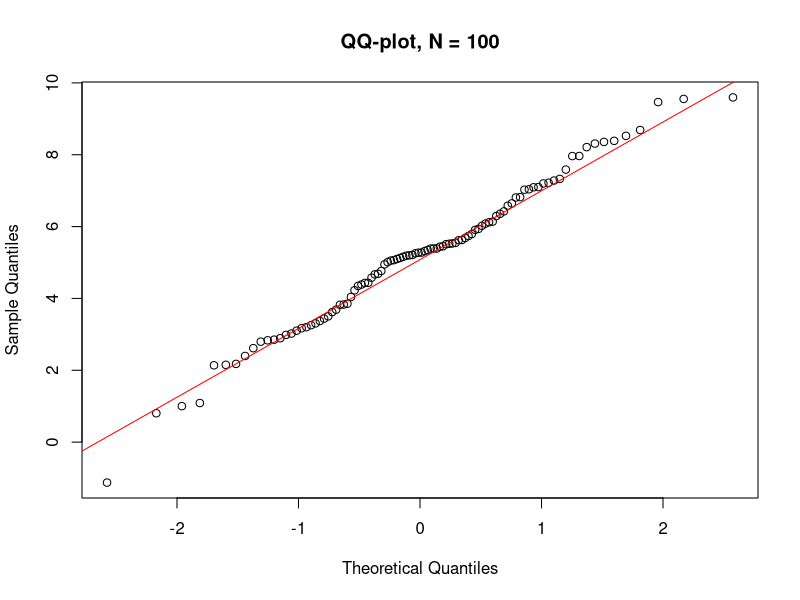
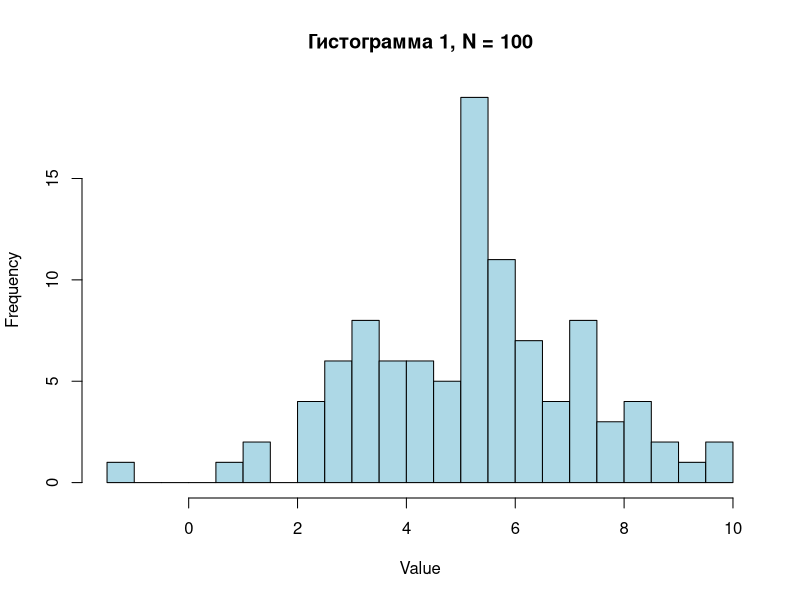
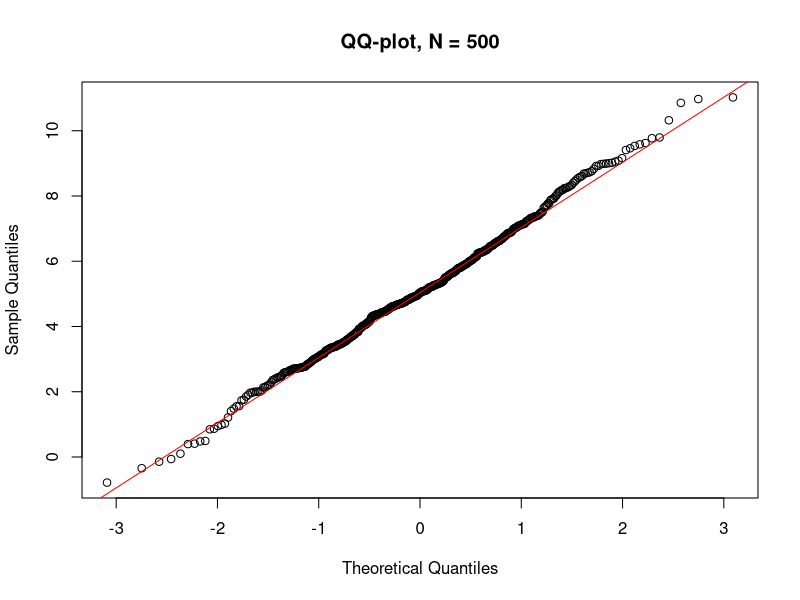
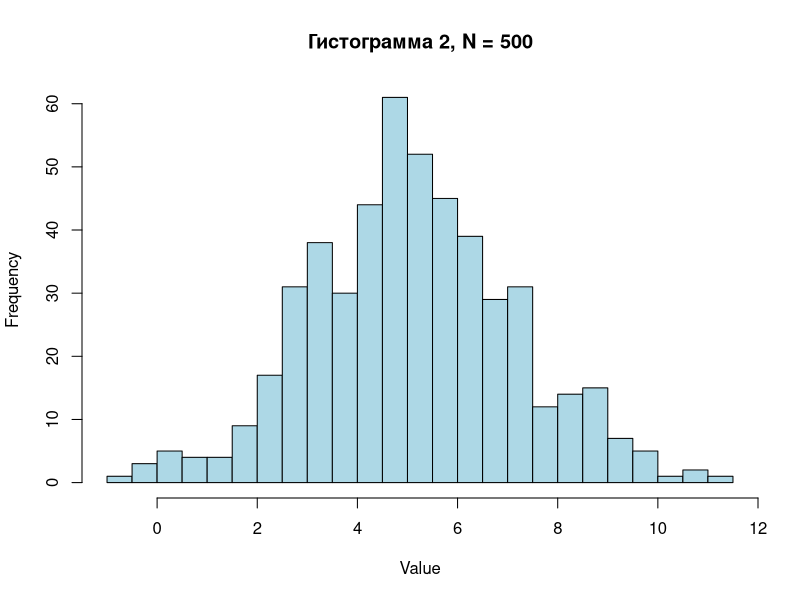
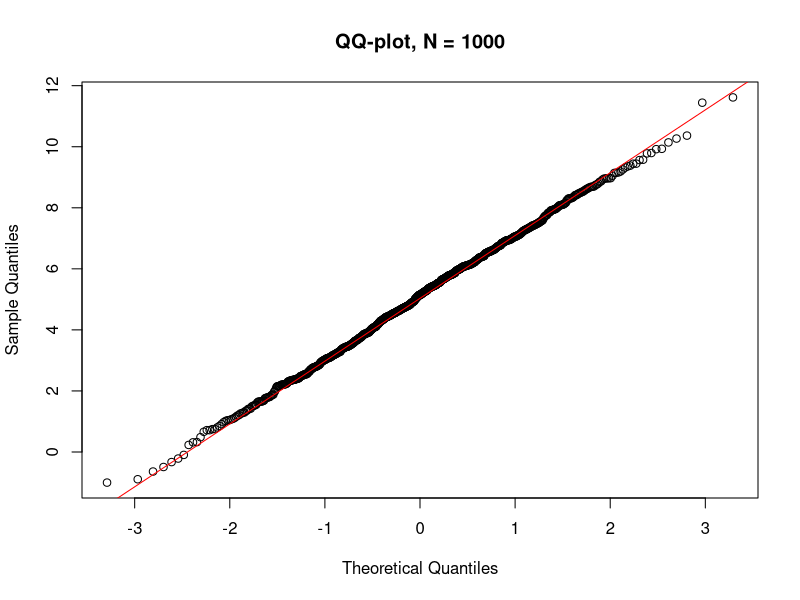
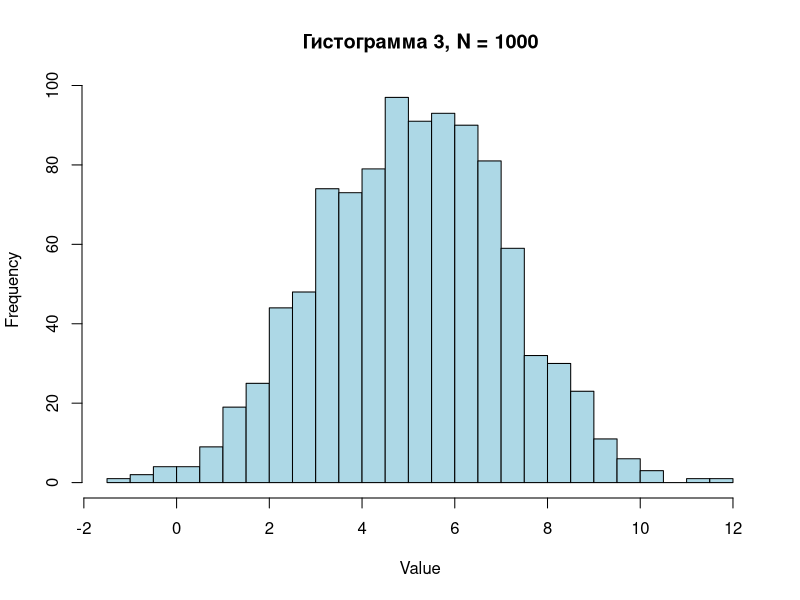
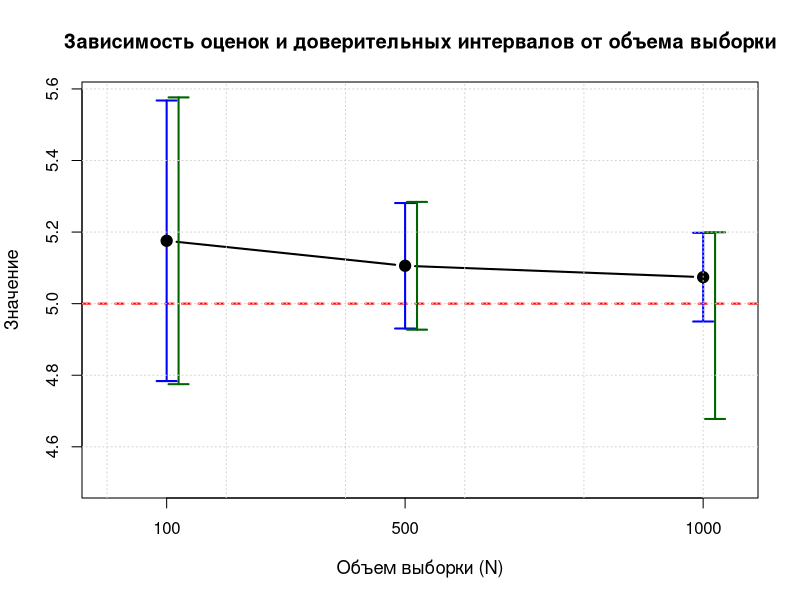

Reproduce these figures in R, in order. (Note: this script raises an error after producing the figures.)
#1. Сгенерировать выборки объема N (N = 100, 500, 1000) из нормального распределения с одинаковыми параметрами. Параметры задать самостоятельно
rm(list = ls())
N1 <- 100;
N2 <- 500;
N3 <- 1000;
a <- 5  # Математическое ожидание
sigma <- 2  # Стандартное отклонение
sample_1 <- rnorm(N1, mean = a, sd = sigma)
sample_2 <- rnorm(N2, mean = a, sd = sigma)
sample_3 <- rnorm(N3, mean = a, sd = sigma)
#2. Построить квантильные графики (qqplot) и гистограммы для построенных выборок.
qqnorm(sample_1, main = paste("QQ-plot, N =", N1))
qqline(sample_1, col = "red")
hist(sample_1, breaks = 30, main = paste("Гистограмма 1, N =", N1), xlab = "Value", col = "lightblue")

qqnorm(sample_2, main = paste("QQ-plot, N =", N2))
qqline(sample_2, col = "red")
hist(sample_2, breaks = 30, main = paste("Гистограмма 2, N =", N2), xlab = "Value", col = "lightblue")

qqnorm(sample_3, main = paste("QQ-plot, N =", N3))
qqline(sample_3, col = "red")
hist(sample_3, breaks = 30, main = paste("Гистограмма 3, N =", N3), xlab = "Value", col = "lightblue")

#3. Найти оценки числовых характеристик (выборочные среднее, дисперсию, СКО).
mean_est_1 <- mean(sample_1)
var_est_1 <- var(sample_1)
sd_est_1 <- sd(sample_1)
cat("N =", N1, "\n")
cat("Выборочное среднее:", mean_est_1, "\n")
cat("Выборочная дисперсия:", var_est_1, "\n")
cat("Выборочное СКО:", sd_est_1, "\n\n")

mean_est_2 <- mean(sample_2)
var_est_2 <- var(sample_2)
sd_est_2 <- sd(sample_2)
cat("N =", N2, "\n")
cat("Выборочное среднее:", mean_est_2, "\n")
cat("Выборочная дисперсия:", var_est_2, "\n")
cat("Выборочное СКО:", sd_est_2, "\n\n")

mean_est_3 <- mean(sample_3)
var_est_3 <- var(sample_3)
sd_est_3 <- sd(sample_3)
cat("N =", N3, "\n")
cat("Выборочное среднее:", mean_est_3, "\n")
cat("Выборочная дисперсия:", var_est_3, "\n")
cat("Выборочное СКО:", sd_est_3, "\n\n")

#4. Построить доверительные интервалы для математического ожидания при известном значении дисперсии на уровне значимости α = 0,05.
alpha <- 0.05
z_critical <- qnorm(1 - alpha/2)
#N = 100
sample_1_mean <- mean(sample_1)

se_known <- sigma / sqrt(N1)
# Границы доверительного интервала
lower_1 <- sample_1_mean - z_critical * se_known
upper_1 <- sample_1_mean + z_critical * se_known
  
cat(paste("Выборка объема N =", N1, ":\n"))
cat(paste("  Точечная оценка (выборочное среднее):", round(sample_1_mean, 4), "\n"))
cat(paste("  Доверительный интервал: [", round(lower_1, 4), ";", round(upper_1, 4), "]\n"))
  
if (lower_1 <= a && a <= upper_1) {
  cat("  Результат: Истинное значение a =", a, "попадает в интервал\n\n")
}else {
  cat("  Результат: Истинное значение a =", a, "НЕ попадает в интервал\n\n")}
# N = 500
sample_2_mean <- mean(sample_2)

se_known <- sigma / sqrt(N2)
# Границы доверительного интервала
lower_2 <- sample_2_mean - z_critical * se_known
upper_2 <- sample_2_mean + z_critical * se_known

ci_known2_lower <- lower_2
ci_known2_upper <- upper_2

cat(paste("Выборка объема N =", N2, ":\n"))
cat(paste("  Точечная оценка (выборочное среднее):", round(sample_2_mean, 4), "\n"))
cat(paste("  Доверительный интервал: [", round(lower_2, 4), ";", round(upper_2, 4), "]\n"))

if (lower_2 <= a && a <= upper_2) {
  cat("  Результат: Истинное значение a =", a, "попадает в интервал\n\n")
}else {
  cat("  Результат: Истинное значение a =", a, "НЕ попадает в интервал\n\n")}
# N = 1000
sample_3_mean <- mean(sample_3)

se_known <- sigma / sqrt(N3)
# Границы доверительного интервала
lower_3 <- sample_3_mean - z_critical * se_known
upper_3 <- sample_3_mean + z_critical * se_known

cat(paste("Выборка объема N =", N3, ":\n"))
cat(paste("  Точечная оценка (выборочное среднее):", round(sample_3_mean, 4), "\n"))
cat(paste("  Доверительный интервал: [", round(lower_3, 4), ";", round(upper_3, 4), "]\n"))

if (lower_3 <= a && a <= upper_3) {
  cat("  Результат: Истинное значение a =", a, "попадает в интервал\n\n")
}else {
  cat("  Результат: Истинное значение a =", a, "НЕ попадает в интервал\n\n")}

#Построить доверительные интервалы для математического ожидания при неизвестном значении дисперсии (оцененном по выборке) на уровне значимости α = 0,05.
#N = 100
# Квантиль распределения Стьюдента с (N-1) степенями свободы
t_crit <- qt(1 - alpha/2, df = N1 - 1)

se_unknown_1 <- sd_est_1 / sqrt(N1)

unknown_lower_1 <- mean_est_1 - t_crit * se_unknown_1
unknown_upper_1 <- mean_est_1 + t_crit * se_unknown_1

cat(paste("  Квантиль Стьюдента t_{", N1-1, ", 1-α/2} =", round(t_crit, 4), "\n"))
cat(paste("  Доверительный интервал: [", round(unknown_lower_1, 4), ";", round(unknown_upper_1, 4), "]\n"))

if (unknown_lower_1 <= a && a <= unknown_upper_1) {
  cat("  Результат: Истинное значение a =", a, "попадает в интервал\n\n")
} else {
  cat("  Результат: Истинное значение a =", a, "НЕ попадает в интервал\n\n")
}

#N = 500
# Квантиль распределения Стьюдента с (N-1) степенями свободы
t_crit <- qt(1 - alpha/2, df = N2 - 1)

se_unknown_2 <- sd_est_2 / sqrt(N2)

unknown_lower_2 <- mean_est_2 - t_crit * se_unknown_2
unknown_upper_2 <- mean_est_2 + t_crit * se_unknown_2

cat(paste("  Квантиль Стьюдента t_{", N2-1, ", 1-α/2} =", round(t_crit, 4), "\n"))
cat(paste("  Доверительный интервал: [", round(unknown_lower_2, 4), ";", round(unknown_upper_2, 4), "]\n"))

if (unknown_lower_2 <= a && a <= unknown_upper_2) {
  cat("  Результат: Истинное значение a =", a, "попадает в интервал\n\n")
} else {
  cat("  Результат: Истинное значение a =", a, "НЕ попадает в интервал\n\n")
}

#N = 1000
# Квантиль распределения Стьюдента с (N-1) степенями свободы
t_crit <- qt(1 - alpha/2, df = N3 - 1)

se_unknown_3 <- sd_est_3 / sqrt(N3)

unknown_lower_3 <- mean_est_3 - t_crit * se_unknown_1
unknown_upper_3 <- mean_est_3 + t_crit * se_unknown_3

cat(paste("  Квантиль Стьюдента t_{", N3-1, ", 1-α/2} =", round(t_crit, 4), "\n"))
cat(paste("  Доверительный интервал: [", round(unknown_lower_3, 4), ";", round(unknown_upper_3, 4), "]\n"))

if (unknown_lower_3 <= a && a <= unknown_upper_3) {
  cat("  Результат: Истинное значение a =", a, "попадает в интервал\n\n")
} else {
  cat("  Результат: Истинное значение a =", a, "НЕ попадает в интервал\n\n")
}
#Построить график зависимости точечных оценок математического ожидания, а также левых и правых границ доверительных интервалов от объема выборки (на одном рисунке).
N <- c(N1, N2, N3)
mean_vector <- c(mean_est_1, mean_est_2, mean_est_3)

known_lower <- c(lower_1, lower_2, lower_3)
known_upper <- c(upper_1, upper_2, upper_3)

unknown_lower <- c(unknown_lower_1, unknown_lower_2, unknown_lower_3)
unknown_upper <- c(unknown_upper_1, unknown_upper_2, unknown_upper_3)

y_min <- min(known_lower, unknown_lower, mean_vector, a - 0.5)
y_max <- max(known_upper, unknown_upper, mean_vector, a + 0.5)
plot(N, mean_vector, 
     type = "b",          
     pch = 19,             
     col = "black", 
     lwd = 2,
     xlab = "Объем выборки (N)", 
     ylab = "Значение",
     main = "Зависимость оценок и доверительных интервалов от объема выборки",
     ylim = c(y_min, y_max),
     xlim = c(0, max(N) + 50),
     xaxt = "n",
     cex.main = 1.2,
     cex.lab = 1.1,
     cex.axis = 1)
axis(1, at = N, labels = N)

# Добавляем горизонтальную линию для истинного значения
abline(h = a, col = "red", lwd = 2, lty = 2)

# Добавляем доверительные интервалы для известной дисперсии
arrows(x0 = N, y0 = known_lower, 
       x1 = N, y1 = known_upper,
       angle = 90, code = 3, length = 0.1, col = "blue", lwd = 2)
arrows(x0 = N + 20, y0 = unknown_lower, 
       x1 = N + 20, y1 = unknown_upper,
       angle = 90, code = 3, length = 0.1, col = "darkgreen", lwd = 2)
points(N, mean_vector, pch = 19, col = "black", cex = 1.5)
grid()

windows()

width_known <- known_upper - known_lower
width_unknown <- unknown_upper - unknown_lower

#график ширины интервалов
plot(N, width_known, 
     type = "b", 
     pch = 19, 
     col = "blue", 
     lwd = 2,
     xlab = "Объем выборки (N)", 
     ylab = "Ширина доверительного интервала",
     main = "Зависимость ширины доверительных интервалов от объема выборки",
     ylim = c(0, max(width_known, width_unknown) * 1.1),
     xaxt = "n",
     cex.main = 1.2,
     cex.lab = 1.1)
axis(1, at = N, labels = N)

lines(N, width_unknown, type = "b", pch = 19, col = "darkgreen", lwd = 2)
